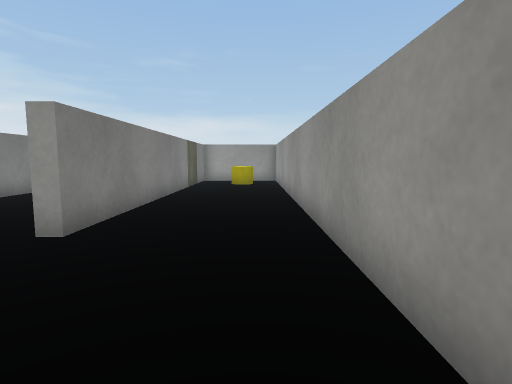
view 1 (above)

18 first-person views from a walk through a 3-D level made in the Unity game engine. The camera is 0.55 m above the floor, tilts 6° down and sees 80° across. The floor is counted in squares, 0.5 m on a side. Each view is taken from the middle of a square. On the plan, view 1 faces up. The plan holds only what a view shows up to about 12 squares ahead; the rest is blank. The place goes on beyond the plan. Surface patterns are stand-ins for the level's own textures.

view 2
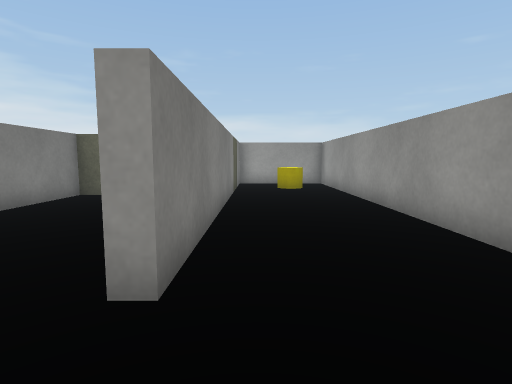

view 3
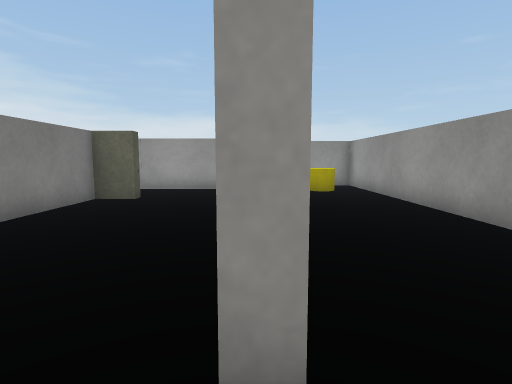

view 4
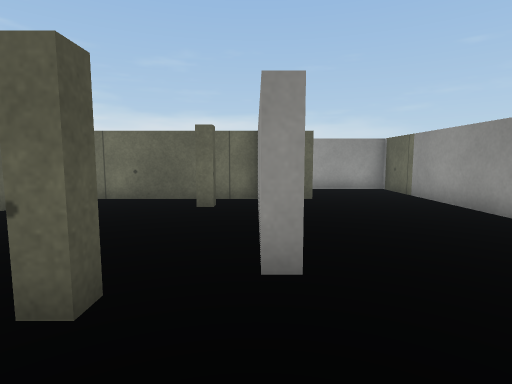

view 5
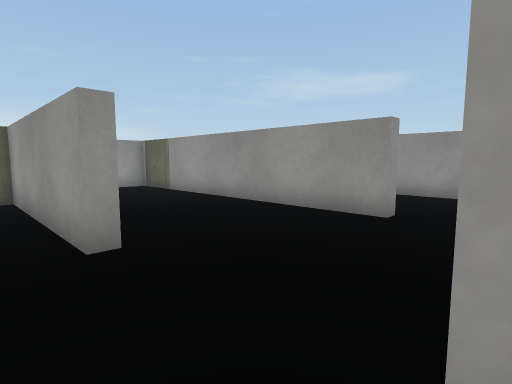

view 6
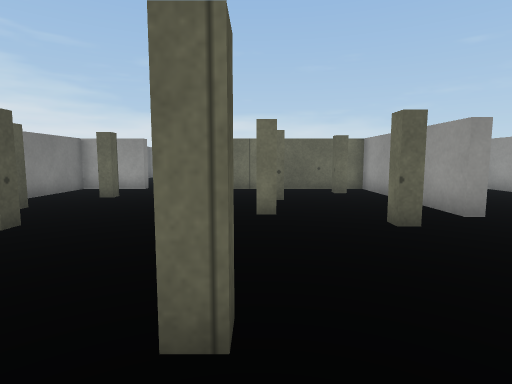

view 7
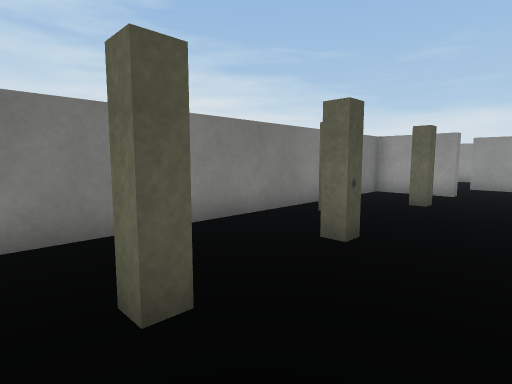

view 8
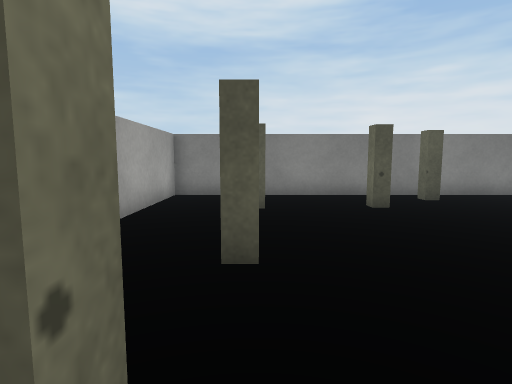

view 9
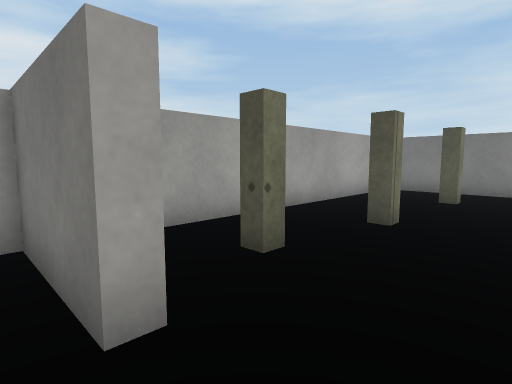

view 10
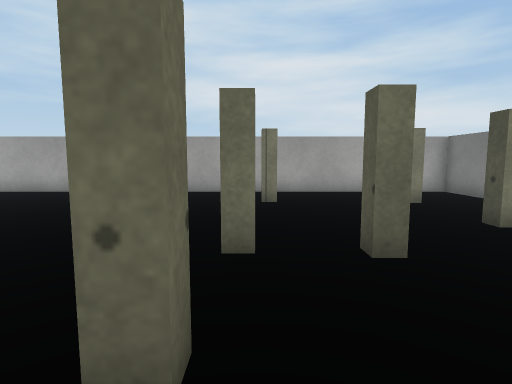

view 11
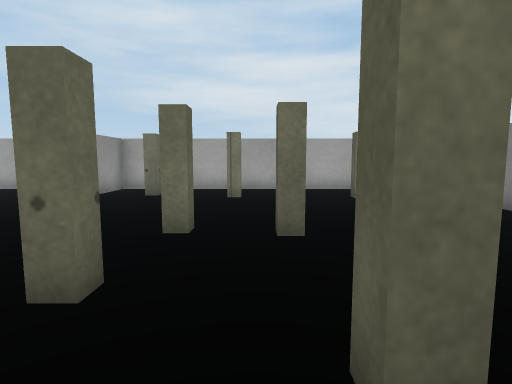

view 12
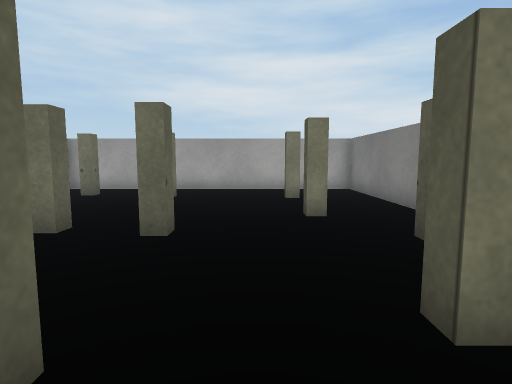

view 13
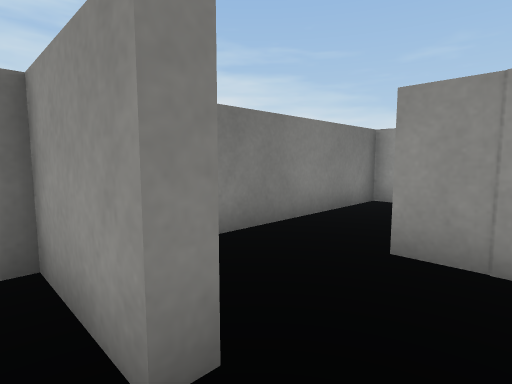

view 14
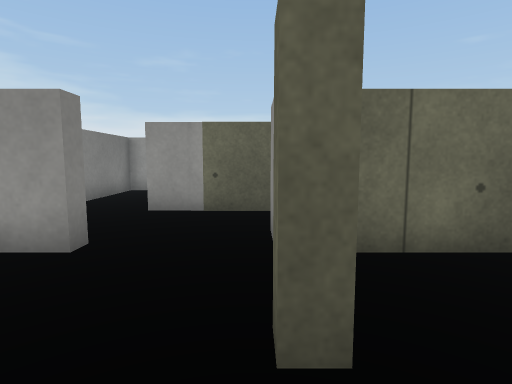

view 15
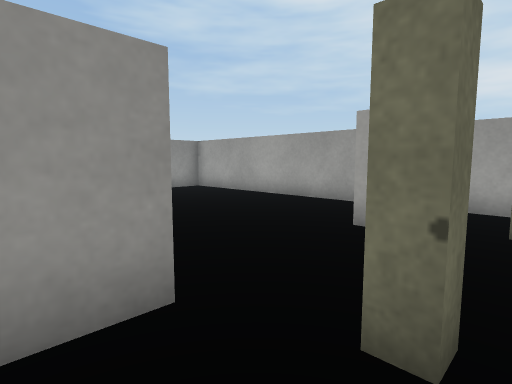

view 16
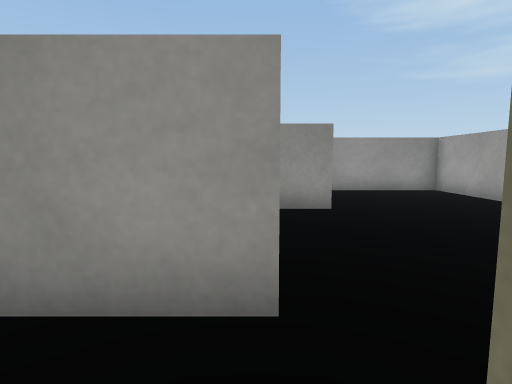

view 17
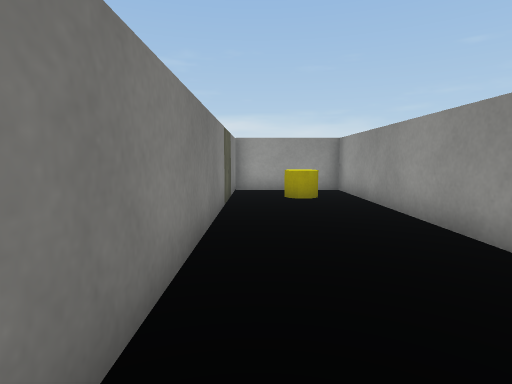

view 18
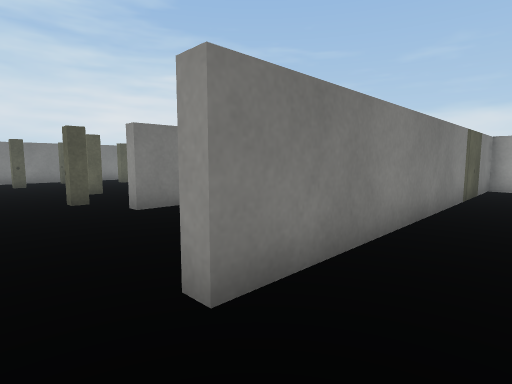

### Floor plan
Points are (right, up) in squares from view 1. A wall is a line through its corners. A room is listed if a view was taken in it or the views show most of it. See-through windows are left out.
Room 1 (views 1, 2, 3, 4, 9, 17, 18)
walls: (-6.4, 12) (-6.4, 11.6) (-7.5, 11.6) (-7.5, 5.8) (-8, 5.8); (-9.2, 5.4) (-9.2, 5); (-8, 2.2) (-7.5, 2.2) (-7.5, -0.5) (1.1, -0.5) (1.1, 16.2) (-2.8, 16.2); (-2.8, 16.5) (-2.8, 4.3) (-3.2, 4.3) (-3.2, 14.6) (-7.5, 14.6)
ways out: opening at (-8, 3.5) to room 2
objects: yellow cylinder (-1, 14)
Room 2 (views 5, 6, 7, 8, 10, 11, 12, 13, 14, 15, 16)
walls: (-13.9, 9.5) (-13.9, 9.9) (-13.5, 9.9) (-13.5, 9.5) (-13.9, 9.5); (-11.6, 8.2) (-11.6, 8.8) (-11.1, 8.8); (-16.2, 9.4) (-16.2, 8.9) (-16.6, 8.9); (-17.3, 7.1) (-17.3, 6.6) (-17.8, 6.6); (-16.5, 5.1) (-15.9, 5.1) (-15.9, 4.7) (-16.5, 4.7); (-13.9, 12) (-13.9, 12.8); (-16.2, 12) (-16.2, 11.6) (-18.5, 11.6) (-18.5, -0.5) (-8, -0.5) (-8, 2.2); (-9, 10.1) (-9.4, 10.1) (-9.4, 10.5); (-9.2, 5) (-9.7, 5) (-9.7, 5.4) (-9.2, 5.4); (-12.6, 2) (-12.2, 2) (-12.2, 1.6) (-12.6, 1.6); (-16.4, 2.2) (-15.9, 2.2) (-15.9, 1.8) (-16.4, 1.8); (-8, 5.8) (-8, 11.6) (-12.9, 11.6); (-13.6, 14.6) (-16.4, 14.6); (-10, 1.1) (-10, 1.6) (-9.6, 1.6) (-9.6, 1.1); (-17.9, 19.1) (-18.5, 19.1) (-18.5, 13.8)
ways out: opening at (-8, 3.5) to room 1

Positions as (right, up) in squares from view 1, and headings:
1: (0, 0), facing up
2: (-2, 2), facing up
3: (-3, 3), facing up
4: (-8, 3), facing up
5: (-9, 2), facing up-right
6: (-12, 0), facing up
7: (-14, 1), facing up-left
8: (-9, 2), facing left
9: (-7, 4), facing down-left
10: (-12, 10), facing down
11: (-13, 11), facing down
12: (-15, 11), facing down
13: (-15, 11), facing up-left
14: (-14, 8), facing up
15: (-10, 7), facing down-right
16: (-10, 6), facing right
17: (-2, 5), facing up
18: (-1, 3), facing up-left
